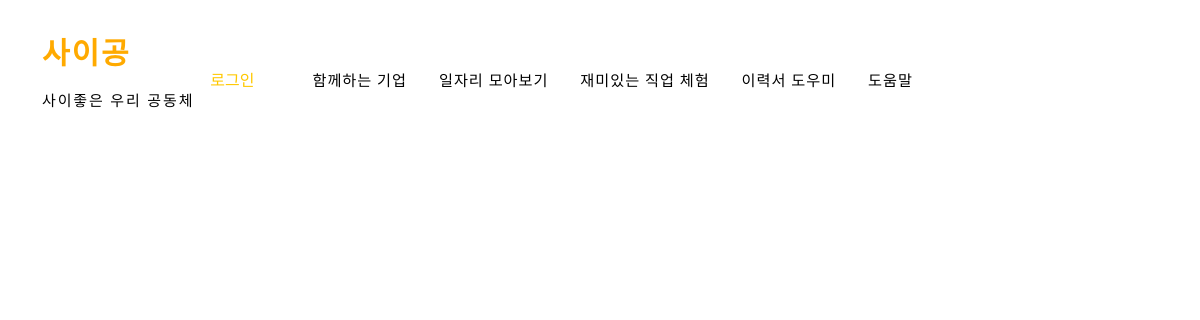
Page /myresume on the earlier database version.
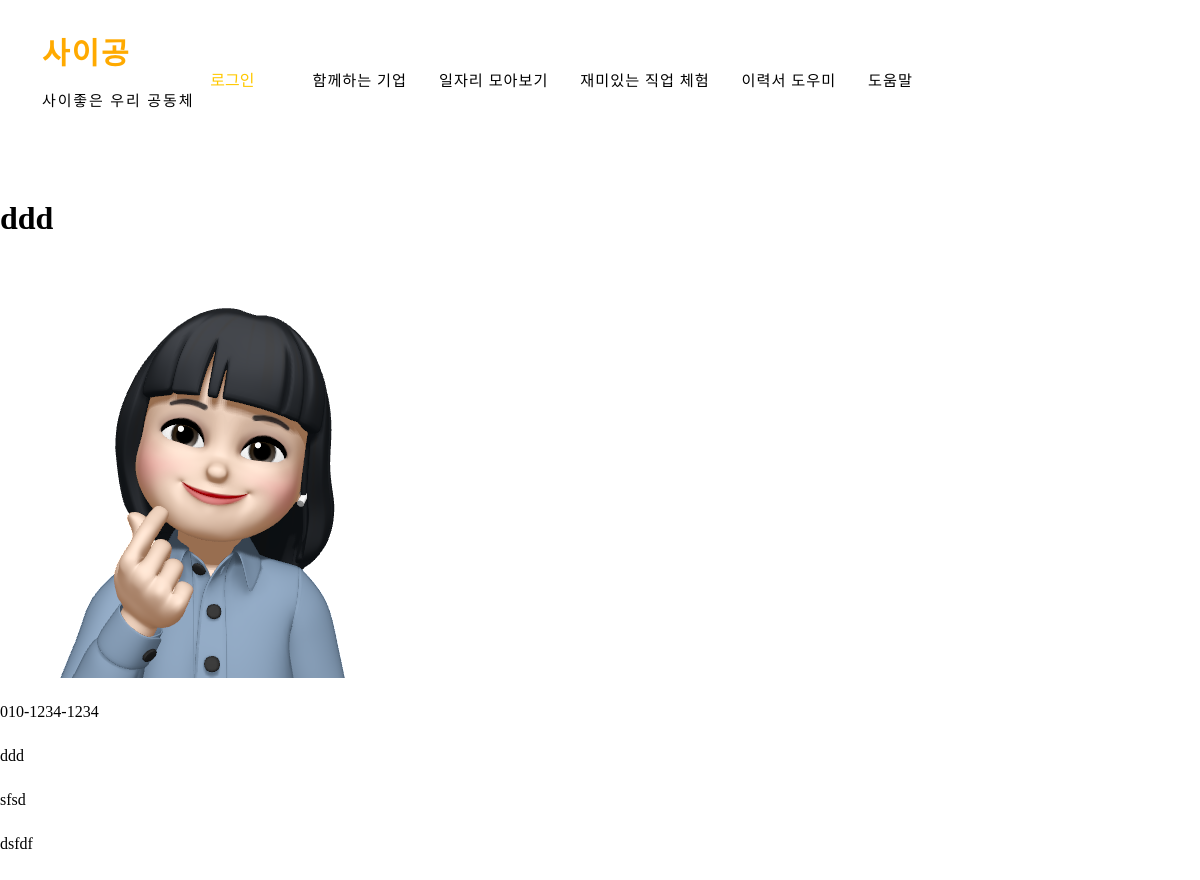
Same page on the later database version.
### resume/models.py (models this page shows, shortened)
class Resume(models.Model):
    user_img = models.FileField(upload_to='Uploaded Files/')
    user_phonenum = models.CharField(max_length=20, verbose_name='전화번호')
    user_name = models.CharField(max_length=30,  verbose_name='이름')
    user_gender = models.CharField(max_length=100, verbose_name='성별')
    user_address = models.TextField(max_length=100, verbose_name='주소')
    user_disability = models.CharField(max_length=100, verbose_name='장애')
    user_career = models.TextField(max_length=500, verbose_name='경력 및 경험')
    author = models.ForeignKey(User, on_delete=models.CASCADE)

### resume/views.py (the view)
# urls.py: path('myresume', myresume,name='myresume'), # 작성한 이력서 전부 보기
def myresume(request):
    resumes = Resume.objects.all()
    context = {'resumes':resumes}
    return render(request, 'myresume.html', context)

### resume/templates/myresume.html (shortened to what this page needs)
<!DOCTYPE html>
<html lang="en">
<head>
    <link rel="stylesheet" href="../../static/styles.css">
    <link href="../../static/newstyle.css" rel="stylesheet" />
</head>
<body>
    {% include 'user/navbar.html' %}
    <div style="margin-top: 200px;">
        {% for resume in resumes %}
        <h1>{{resume.user_name}}</h1>
        <img src="{{resume.user_img.url}}">
        <p>{{resume.user_phonenum}}</p>
        <p>{{resume.user_gender}}</p>
        <p>{{resume.user_address}}</p>
        <p>{{resume.user_disability}}</p>
    </div>
    {% endfor %}
</body>
</html>

### user/templates/user/navbar.html (shortened to what this page needs)
<head>
     <link href="../../static/newstyle.css" rel="stylesheet" />
</head>
{% load socialaccount %}
<nav class="navbar navbar-expand-lg fixed-top" id="mainNav" style="background-color: white; border-color: #ffaa00;">
    <div class="container">
        <a class="navbar-brand" href="/" style="color:#ffaa00; font-family: 'yg-jalnan'; font-size: 30px;">
            사이공
            <br>
            <p style="font-family: NanumBarunGothic; font-weight: 200; color: black; font-size: 15px;">사이좋은 우리
                공동체</p>
        </a>
        <div class="collapse navbar-collapse" id="navbarResponsive">
            <ul class="navbar-nav text-uppercase ms-auto py-4 py-lg-0">
                <div style="margin: auto; padding-right: 50px;">
                {% if user.is_authenticated %}
                <a href="/mypage">{{user.username}}</a>님, 환영합니다!
                <a href="/accounts/logout">로그아웃</a>
                {% else %}
                <a href="/login">로그인</a>
                {% endif %}
            </div>
                <li class="nav-item"><a class="nav-link" href="/cooperation/">함께하는 기업</a></li>
                <li class="nav-item"><a class="nav-link" href="#">일자리 모아보기</a></li>
                <li class="nav-item"><a class="nav-link" href="#">재미있는 직업 체험</a></li>
                <li class="nav-item"><a class="nav-link" href="/resume">이력서 도우미</a></li>
                <li class="nav-item"><a class="nav-link" href="/help">도움말</a></li>
            </ul>
        </div>
    </div>
</nav>

### cooperation/static/styles.css (style rules this page uses)
body { // background: #dce1df; color: #4f585e; font-family: 'Source Sans Pro', sans-serif; text-rendering: optimizeLegibility; }

### user/static/newstyle.css (style rules this page uses)
html, body { height: 100%; }
*, *::before, *::after { box-sizing: border-box; }
body { margin: 0; font-family: var(--bs-body-font-family); font-size: var(--bs-body-font-size); font-weight: var(--bs-body-font-weight); line-height: var(--bs-body-line-height); color: var(--bs-body-color); text-align: var(--bs-body-text-align); background-color: var(--bs-body-bg); -webkit-text-size-adjust: 100%; -webkit-tap-highlight-color: rgba(0, 0, 0, 0); }
ol, ul { padding-left: 2rem; }
ol, ul, dl { margin-top: 0; margin-bottom: 1rem; }
a { color: #ffc800; text-decoration: underline; }
.collapse:not(.show) { display: none; }
.nav-link { display: block; padding: 0.5rem 1rem; color: #4461F2; text-decoration: none; transition: color 0.15s ease-in-out, background-color 0.15s ease-in-out, border-color 0.15s ease-in-out; }
.navbar { position: relative; display: flex; flex-wrap: wrap; align-items: center; justify-content: space-between; padding-top: 0.5rem; padding-bottom: 0.5rem; }
.navbar-collapse { flex-basis: 100%; flex-grow: 1; align-items: center; }
.navbar-expand-lg { flex-wrap: nowrap; justify-content: flex-start; }
.navbar-expand-lg .navbar-collapse { display: flex !important; flex-basis: auto; }
.fixed-top { position: fixed; top: 0; right: 0; left: 0; z-index: 1030; }
html { scroll-padding-top: 4.5rem; }
body { position: relative; overflow-x: hidden; }
p { line-height: 1.75; }
#mainNav { padding-top: 1rem; padding-bottom: 1rem; background-color: #212529; }
#mainNav { padding-top: 1.5rem; padding-bottom: 1.5rem; border: none; background-color: transparent; transition: padding-top 0.3s ease-in-out, padding-bottom 0.3s ease-in-out; }
.navbar-brand { padding-top: 0.3125rem; padding-bottom: 0.3125rem; margin-right: 1rem; font-size: 1.25rem; text-decoration: none; white-space: nowrap; }
#mainNav .navbar-brand { color: #ffc800; font-family: "Montserrat", -apple-system, BlinkMacSystemFont, "Segoe UI", Roboto, "Helvetica Neue", Arial, sans-serif, "Apple Color Emoji", "Segoe UI Emoji", "Segoe UI Symbol", "Noto Color Emoji"; font-weight: 700; letter-spacing: 0.0625em; text-transform: uppercase; }
@media (min-width: 992px) { #mainNav { padding-top: 1.5rem; padding-bottom: 1.5rem; border: none; background-color: transparent; transition: padding-top 0.3s ease-in-out, padding-bottom 0.3s ease-in-out; } }
@media (min-width: 992px) { #mainNav .navbar-brand { font-size: 1.5em; transition: font-size 0.3s ease-in-out; } }
.container, .container-fluid, .container-xxl, .container-xl, .container-lg, .container-md, .container-sm { width: 100%; padding-right: var(--bs-gutter-x, 0.75rem); padding-left: var(--bs-gutter-x, 0.75rem); margin-right: auto; margin-left: auto; align-items: center; }
@media (min-width: 576px) { .container-sm, .container { max-width: 540px; } }
@media (min-width: 768px) { .container-md, .container-sm, .container { max-width: 720px; } }
@media (min-width: 992px) { .container-lg, .container-md, .container-sm, .container { max-width: 960px; } }
@media (min-width: 1200px) { .container-xl, .container-lg, .container-md, .container-sm, .container { max-width: 1140px; } }
.navbar>.container, .navbar>.container-fluid, .navbar>.container-sm, .navbar>.container-md, .navbar>.container-lg, .navbar>.container-xl, .navbar>.container-xxl { display: flex; flex-wrap: inherit; align-items: center; justify-content: space-between; }
.navbar-nav { display: flex; flex-direction: column; padding-left: 0; margin-bottom: 0; list-style: none; }
.navbar-nav .nav-link { padding-right: 0; padding-left: 0; }
@media (min-width: 992px) { .navbar-expand-lg { flex-wrap: nowrap; justify-content: flex-start; } }
@media (min-width: 992px) { .navbar-expand-lg .navbar-nav { flex-direction: row; } }
@media (min-width: 992px) { .navbar-expand-lg .navbar-nav .nav-link { padding-right: 0.5rem; padding-left: 0.5rem; } }
#mainNav .navbar-nav .nav-item .nav-link { font-family: "Montserrat", -apple-system, BlinkMacSystemFont, "Segoe UI", Roboto, "Helvetica Neue", Arial, sans-serif, "Apple Color Emoji", "Segoe UI Emoji", "Segoe UI Symbol", "Noto Color Emoji"; font-size: 0.95rem; color: black; letter-spacing: 0.0625em; }
#mainNav .navbar-nav .nav-item { margin-right: 1rem; }
#mainNav .navbar-nav .nav-item:last-child { margin-right: 0; }

### user/templates/user/navbar.html (style rules this page uses)
a { text-decoration: none; }

Differences in the rows shown:
added Resume: user_name "ddd", user_img (picture), user_phonenum "010-1234-1234", user_gender "ddd", user_address "sfsd", user_disability "dsfdf"
